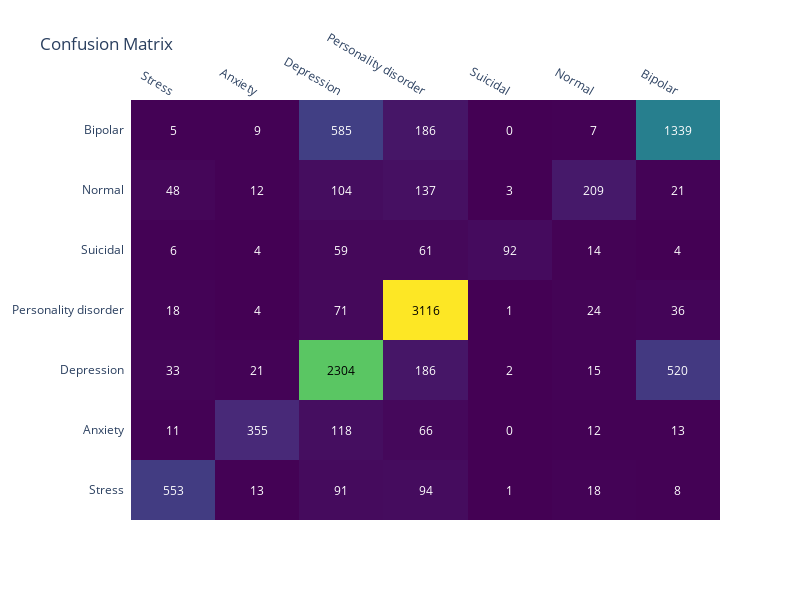

Notebook code cell kept with this figure:
### Code cell
# Confusion Matrix
cm = confusion_matrix(y_test, y_pred)
cm_fig = ff.create_annotated_heatmap(
    z=cm,
    x=list(set(y_test)),
    y=list(set(y_test)),
    annotation_text=cm,
    colorscale='Viridis'
)
cm_fig.update_layout(title='Confusion Matrix')
cm_fig.update_layout(title='Confusion Matrix', width=800, height=600)  
cm_fig.show()

### Figure 1 — Plotly figure (JSON) as saved in the notebook; plotly's stock layout.template omitted (floating-point values rounded to 4 significant figures)
{"data": [{"colorscale": [[0, "#440154"], [0.1111, "#482878"], [0.2222, "#3e4989"], [0.3333, "#31688e"], [0.4444, "#26828e"], [0.5556, "#1f9e89"], [0.6667, "#35b779"], [0.7778, "#6ece58"], [0.8889, "#b5de2b"], [1, "#fde725"]], "reversescale": false, "showscale": false, "type": "heatmap", "x": ["Stress", "Anxiety", "Depression", "Personality disorder", "Suicidal", "Normal", "Bipolar"], "y": ["Stress", "Anxiety", "Depression", "Personality disorder", "Suicidal", "Normal", "Bipolar"], "z": [[553, 13, 91, 94, 1, 18, 8], [11, 355, 118, 66, 0, 12, 13], [33, 21, 2304, 186, 2, 15, 520], [18, 4, 71, 3116, 1, 24, 36], [6, 4, 59, 61, 92, 14, 4], [48, 12, 104, 137, 3, 209, 21], [5, 9, 585, 186, 0, 7, 1339]]}], "layout": {"annotations": [{"font": {"color": "#FFFFFF"}, "showarrow": false, "text": "553", "x": "Stress", "xref": "x", "y": "Stress", "yref": "y"}, {"font": {"color": "#FFFFFF"}, "showarrow": false, "text": "13", "x": "Anxiety", "xref": "x", "y": "Stress", "yref": "y"}, {"font": {"color": "#FFFFFF"}, "showarrow": false, "text": "91", "x": "Depression", "xref": "x", "y": "Stress", "yref": "y"}, {"font": {"color": "#FFFFFF"}, "showarrow": false, "text": "94", "x": "Personality disorder", "xref": "x", "y": "Stress", "yref": "y"}, {"font": {"color": "#FFFFFF"}, "showarrow": false, "text": "1", "x": "Suicidal", "xref": "x", "y": "Stress", "yref": "y"}, {"font": {"color": "#FFFFFF"}, "showarrow": false, "text": "18", "x": "Normal", "xref": "x", "y": "Stress", "yref": "y"}, {"font": {"color": "#FFFFFF"}, "showarrow": false, "text": "8", "x": "Bipolar", "xref": "x", "y": "Stress", "yref": "y"}, {"font": {"color": "#FFFFFF"}, "showarrow": false, "text": "11", "x": "Stress", "xref": "x", "y": "Anxiety", "yref": "y"}, {"font": {"color": "#FFFFFF"}, "showarrow": false, "text": "355", "x": "Anxiety", "xref": "x", "y": "Anxiety", "yref": "y"}, {"font": {"color": "#FFFFFF"}, "showarrow": false, "text": "118", "x": "Depression", "xref": "x", "y": "Anxiety", "yref": "y"}, {"font": {"color": "#FFFFFF"}, "showarrow": false, "text": "66", "x": "Personality disorder", "xref": "x", "y": "Anxiety", "yref": "y"}, {"font": {"color": "#FFFFFF"}, "showarrow": false, "text": "0", "x": "Suicidal", "xref": "x", "y": "Anxiety", "yref": "y"}, {"font": {"color": "#FFFFFF"}, "showarrow": false, "text": "12", "x": "Normal", "xref": "x", "y": "Anxiety", "yref": "y"}, {"font": {"color": "#FFFFFF"}, "showarrow": false, "text": "13", "x": "Bipolar", "xref": "x", "y": "Anxiety", "yref": "y"}, {"font": {"color": "#FFFFFF"}, "showarrow": false, "text": "33", "x": "Stress", "xref": "x", "y": "Depression", "yref": "y"}, {"font": {"color": "#FFFFFF"}, "showarrow": false, "text": "21", "x": "Anxiety", "xref": "x", "y": "Depression", "yref": "y"}, {"font": {"color": "#000000"}, "showarrow": false, "text": "2304", "x": "Depression", "xref": "x", "y": "Depression", "yref": "y"}, {"font": {"color": "#FFFFFF"}, "showarrow": false, "text": "186", "x": "Personality disorder", "xref": "x", "y": "Depression", "yref": "y"}, {"font": {"color": "#FFFFFF"}, "showarrow": false, "text": "2", "x": "Suicidal", "xref": "x", "y": "Depression", "yref": "y"}, {"font": {"color": "#FFFFFF"}, "showarrow": false, "text": "15", "x": "Normal", "xref": "x", "y": "Depression", "yref": "y"}, {"font": {"color": "#FFFFFF"}, "showarrow": false, "text": "520", "x": "Bipolar", "xref": "x", "y": "Depression", "yref": "y"}, {"font": {"color": "#FFFFFF"}, "showarrow": false, "text": "18", "x": "Stress", "xref": "x", "y": "Personality disorder", "yref": "y"}, {"font": {"color": "#FFFFFF"}, "showarrow": false, "text": "4", "x": "Anxiety", "xref": "x", "y": "Personality disorder", "yref": "y"}, {"font": {"color": "#FFFFFF"}, "showarrow": false, "text": "71", "x": "Depression", "xref": "x", "y": "Personality disorder", "yref": "y"}, {"font": {"color": "#000000"}, "showarrow": false, "text": "3116", "x": "Personality disorder", "xref": "x", "y": "Personality disorder", "yref": "y"}, {"font": {"color": "#FFFFFF"}, "showarrow": false, "text": "1", "x": "Suicidal", "xref": "x", "y": "Personality disorder", "yref": "y"}, {"font": {"color": "#FFFFFF"}, "showarrow": false, "text": "24", "x": "Normal", "xref": "x", "y": "Personality disorder", "yref": "y"}, {"font": {"color": "#FFFFFF"}, "showarrow": false, "text": "36", "x": "Bipolar", "xref": "x", "y": "Personality disorder", "yref": "y"}, {"font": {"color": "#FFFFFF"}, "showarrow": false, "text": "6", "x": "Stress", "xref": "x", "y": "Suicidal", "yref": "y"}, {"font": {"color": "#FFFFFF"}, "showarrow": false, "text": "4", "x": "Anxiety", "xref": "x", "y": "Suicidal", "yref": "y"}, {"font": {"color": "#FFFFFF"}, "showarrow": false, "text": "59", "x": "Depression", "xref": "x", "y": "Suicidal", "yref": "y"}, {"font": {"color": "#FFFFFF"}, "showarrow": false, "text": "61", "x": "Personality disorder", "xref": "x", "y": "Suicidal", "yref": "y"}, {"font": {"color": "#FFFFFF"}, "showarrow": false, "text": "92", "x": "Suicidal", "xref": "x", "y": "Suicidal", "yref": "y"}, {"font": {"color": "#FFFFFF"}, "showarrow": false, "text": "14", "x": "Normal", "xref": "x", "y": "Suicidal", "yref": "y"}, {"font": {"color": "#FFFFFF"}, "showarrow": false, "text": "4", "x": "Bipolar", "xref": "x", "y": "Suicidal", "yref": "y"}, {"font": {"color": "#FFFFFF"}, "showarrow": false, "text": "48", "x": "Stress", "xref": "x", "y": "Normal", "yref": "y"}, {"font": {"color": "#FFFFFF"}, "showarrow": false, "text": "12", "x": "Anxiety", "xref": "x", "y": "Normal", "yref": "y"}, {"font": {"color": "#FFFFFF"}, "showarrow": false, "text": "104", "x": "Depression", "xref": "x", "y": "Normal", "yref": "y"}, {"font": {"color": "#FFFFFF"}, "showarrow": false, "text": "137", "x": "Personality disorder", "xref": "x", "y": "Normal", "yref": "y"}, {"font": {"color": "#FFFFFF"}, "showarrow": false, "text": "3", "x": "Suicidal", "xref": "x", "y": "Normal", "yref": "y"}, {"font": {"color": "#FFFFFF"}, "showarrow": false, "text": "209", "x": "Normal", "xref": "x", "y": "Normal", "yref": "y"}, {"font": {"color": "#FFFFFF"}, "showarrow": false, "text": "21", "x": "Bipolar", "xref": "x", "y": "Normal", "yref": "y"}, {"font": {"color": "#FFFFFF"}, "showarrow": false, "text": "5", "x": "Stress", "xref": "x", "y": "Bipolar", "yref": "y"}, {"font": {"color": "#FFFFFF"}, "showarrow": false, "text": "9", "x": "Anxiety", "xref": "x", "y": "Bipolar", "yref": "y"}, {"font": {"color": "#FFFFFF"}, "showarrow": false, "text": "585", "x": "Depression", "xref": "x", "y": "Bipolar", "yref": "y"}, {"font": {"color": "#FFFFFF"}, "showarrow": false, "text": "186", "x": "Personality disorder", "xref": "x", "y": "Bipolar", "yref": "y"}, {"font": {"color": "#FFFFFF"}, "showarrow": false, "text": "0", "x": "Suicidal", "xref": "x", "y": "Bipolar", "yref": "y"}, {"font": {"color": "#FFFFFF"}, "showarrow": false, "text": "7", "x": "Normal", "xref": "x", "y": "Bipolar", "yref": "y"}, {"font": {"color": "#FFFFFF"}, "showarrow": false, "text": "1339", "x": "Bipolar", "xref": "x", "y": "Bipolar", "yref": "y"}], "height": 600, "title": {"text": "Confusion Matrix"}, "width": 800, "xaxis": {"dtick": 1, "gridcolor": "rgb(0, 0, 0)", "side": "top", "ticks": ""}, "yaxis": {"dtick": 1, "ticks": "", "ticksuffix": "  "}}}
